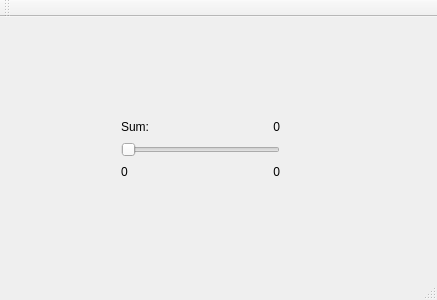
<?xml version="1.0" encoding="UTF-8"?>
<ui version="4.0">
 <class>MainWindow</class>
 <widget class="QMainWindow" name="MainWindow">
  <property name="geometry">
   <rect>
    <x>0</x>
    <y>0</y>
    <width>437</width>
    <height>300</height>
   </rect>
  </property>
  <property name="windowTitle">
   <string>MainWindow</string>
  </property>
  <widget class="QWidget" name="centralWidget">
   <property name="accessibleName">
    <string>SliderCounter</string>
   </property>
   <property name="autoFillBackground">
    <bool>false</bool>
   </property>
   <widget class="QWidget" name="layoutWidget">
    <property name="geometry">
     <rect>
      <x>110</x>
      <y>90</y>
      <width>181</width>
      <height>84</height>
     </rect>
    </property>
    <layout class="QVBoxLayout" name="verticalLayout">
     <item>
      <layout class="QGridLayout" name="gridLayout">
       <item row="0" column="1">
        <widget class="QLabel" name="sum_label">
         <property name="text">
          <string>0</string>
         </property>
         <property name="alignment">
          <set>Qt::AlignRight|Qt::AlignTrailing|Qt::AlignVCenter</set>
         </property>
        </widget>
       </item>
       <item row="0" column="0">
        <widget class="QLabel" name="title_title">
         <property name="text">
          <string>Sum:</string>
         </property>
        </widget>
       </item>
      </layout>
     </item>
     <item>
      <widget class="ctkRangeSlider" name="rangeSlider">
       <property name="orientation">
        <enum>Qt::Horizontal</enum>
       </property>
      </widget>
     </item>
     <item>
      <layout class="QGridLayout" name="gridLayout_2">
       <item row="0" column="0">
        <widget class="QLabel" name="low">
         <property name="text">
          <string>0</string>
         </property>
        </widget>
       </item>
       <item row="0" column="1">
        <widget class="QLabel" name="high">
         <property name="text">
          <string>0</string>
         </property>
         <property name="alignment">
          <set>Qt::AlignRight|Qt::AlignTrailing|Qt::AlignVCenter</set>
         </property>
        </widget>
       </item>
      </layout>
     </item>
    </layout>
   </widget>
  </widget>
  <widget class="QMenuBar" name="menuBar">
   <property name="geometry">
    <rect>
     <x>0</x>
     <y>0</y>
     <width>437</width>
     <height>22</height>
    </rect>
   </property>
  </widget>
  <widget class="QToolBar" name="mainToolBar">
   <attribute name="toolBarArea">
    <enum>TopToolBarArea</enum>
   </attribute>
   <attribute name="toolBarBreak">
    <bool>false</bool>
   </attribute>
  </widget>
  <widget class="QStatusBar" name="statusBar"/>
 </widget>
 <layoutdefault spacing="6" margin="11"/>
 <customwidgets>
  <customwidget>
   <class>ctkRangeSlider</class>
   <extends>QSlider</extends>
   <header location="global">ctkrangeslider.h</header>
   <slots>
    <signal>minimumValueChanged(int)</signal>
    <signal>maximumValueChanged(int)</signal>
    <signal>positionsChanged(int,int)</signal>
   </slots>
  </customwidget>
 </customwidgets>
 <resources/>
 <connections>
  <connection>
   <sender>rangeSlider</sender>
   <signal>minimumValueChanged(int)</signal>
   <receiver>low</receiver>
   <slot>setNum(int)</slot>
   <hints>
    <hint type="sourcelabel">
     <x>135</x>
     <y>173</y>
    </hint>
    <hint type="destinationlabel">
     <x>134</x>
     <y>201</y>
    </hint>
   </hints>
  </connection>
  <connection>
   <sender>rangeSlider</sender>
   <signal>maximumValueChanged(int)</signal>
   <receiver>high</receiver>
   <slot>setNum(int)</slot>
   <hints>
    <hint type="sourcelabel">
     <x>258</x>
     <y>163</y>
    </hint>
    <hint type="destinationlabel">
     <x>281</x>
     <y>199</y>
    </hint>
   </hints>
  </connection>
 </connections>
</ui>
